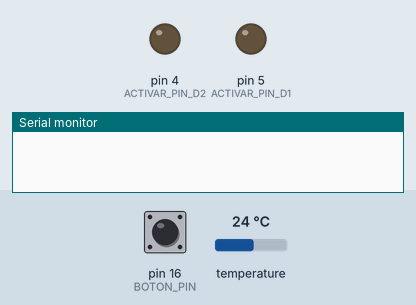
A sketch run on a simulated Arduino Uno, built with avr-gcc and run on an emulated ATmega328P. Parts: output pins drawn as LEDs (lit = HIGH), the last lines printed to the serial monitor. The inputs (shaded band) are chosen by the test bench; at power-on: pin 16 (BOTON_PIN) HIGH, temperature 24 °C.

Above: at 1.8 s.
1.9 s: pin 16 (BOTON_PIN) pulled LOW for 1 s
At 28.4 s:
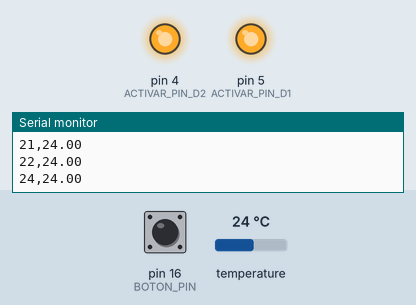
Timing chart, 0 to 28.8 s (numbered marks = the images above; inputs shaded):
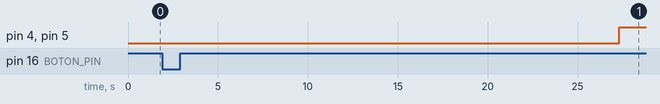

Measured:
- after the input at 1.9 s, pin 4 (ACTIVAR_PIN_D2), pin 5 (ACTIVAR_PIN_D1): LOW → HIGH after 25.4 s

The sketch:

ControlPI_peltier3.0.ino
```cpp
#include <OneWire.h>
#include <DallasTemperature.h>

#define ONE_WIRE_BUS 2
#define BOTON_PIN 16
#define ACTIVAR_PIN_D1 5
#define ACTIVAR_PIN_D2 4

OneWire oneWire(ONE_WIRE_BUS);
DallasTemperature sensors(&oneWire);

int estado_planta = 0;
unsigned long tiempo_inicial = 0;
int estado_anterior_boton = HIGH;
bool conteo_iniciado = false;

float setpoint = 10; // Variable para almacenar el setpoint recibido
float kp = -397.16;
float ti = -4.433;


float error_previo = 0;
float suma_errores = 0;

void setup() {
  Serial.begin(9600);
  sensors.begin();
  pinMode(ACTIVAR_PIN_D1, OUTPUT);
  pinMode(ACTIVAR_PIN_D2, OUTPUT);
  pinMode(BOTON_PIN, INPUT_PULLUP);

}

void loop() {

  int estado_boton = digitalRead(BOTON_PIN);
  sensors.requestTemperatures();

  if (estado_boton == LOW && estado_anterior_boton == HIGH) {
    tiempo_inicial = millis();
    conteo_iniciado = true;
    estado_planta = 0;
  }
  estado_anterior_boton = estado_boton;

  if (Serial.available() > 0) {
    String data_received = Serial.readStringUntil('\n');
    int comma_index = data_received.indexOf(',');
    if (comma_index != -1) {
      String setpoint_str = data_received.substring(0, comma_index);
        int second_comma_index = data_received.indexOf(',', comma_index + 1);
        if (second_comma_index != -1) {
            String kp_str = data_received.substring(comma_index + 1, second_comma_index);
            String ti_str = data_received.substring(second_comma_index + 1);

            setpoint = setpoint_str.toFloat();
            kp = kp_str.toFloat();
            ti = ti_str.toFloat();

            // Utiliza los valores de setpoint, kp y ti en tu lógica de control aquí
            // Por ejemplo, podrías ajustar el comportamiento del sistema usando estos valores.
            // ...
        }
    }
  }

  if (conteo_iniciado) {
    unsigned long tiempo_transcurrido = (millis() - tiempo_inicial) / 1000;
    if (tiempo_transcurrido >= 23) {
      estado_planta = 1;
    }
    float temperatura_actual = sensors.getTempCByIndex(0);
    float error = setpoint - temperatura_actual;

    suma_errores += error;

    // Control PI
    float potencia = kp * error + ti * suma_errores;

    // Limitar la potencia para evitar valores extremos
    if (potencia > 255) {
      potencia = 255;
    } else if (potencia < 0) {
      potencia = 0;
    }

    // Actualización de variables para la próxima iteración
    error_previo = error;

    Serial.print(tiempo_transcurrido);
    Serial.print(",");//
    Serial.print(temperatura_actual);
    Serial.println();


    if (estado_planta == 1) {
      analogWrite(ACTIVAR_PIN_D1, potencia); // Aplicar la potencia a la celda Peltier
      digitalWrite(ACTIVAR_PIN_D2, HIGH);
    } else {
      analogWrite(ACTIVAR_PIN_D1,0); // Aplicar la potencia a la celda Peltier
      digitalWrite(ACTIVAR_PIN_D2, LOW);
    }
  }

  delay(500);
}
```
